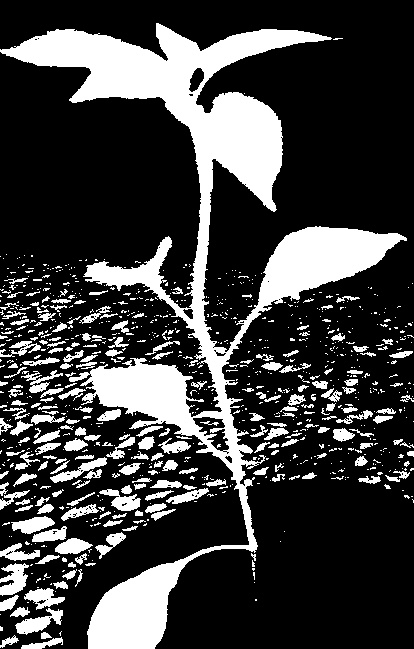

This figure's Python source:
import cv2
import numpy as np
import matplotlib.pyplot as plt
# https://blog.csdn.net/lights_joy/article/details/46291229
box = [23,57,437,706]
src = cv2.imread("image/03.jpg")
src = src[box[1]:box[3], box[0]:box[2]]
h, w, _ = src.shape
# cut = src[2*h//3:h, 0:w]
fsrc = np.array(src, dtype=np.float32) / 255.0
(b, g, r) = cv2.split(fsrc)
gray = 2 * g - b - r
(minVal, maxVal, minLoc, maxLoc) = cv2.minMaxLoc(gray)
gray_u8 = np.array((gray - minVal) / (maxVal - minVal) * 255, dtype=np.uint8)
(thresh, bin_img) = cv2.threshold(np.array(gray_u8, dtype=np.uint8), -1.0, 255, cv2.THRESH_OTSU)
hist = cv2.calcHist([gray], [0], None, [256], [minVal, maxVal])
plt.plot(hist)
# plt.savefig("curve.svg")
plt.show()
contour_img = bin_img.copy()
_, contours, hierarchy = cv2.findContours(contour_img, cv2.RETR_TREE, cv2.CHAIN_APPROX_NONE)
area = []
for j in range(len(contours)):
    area.append(cv2.contourArea(contours[j]))
max_idx = np.argmax(area)
max_area = cv2.contourArea(contours[max_idx])
for k in range(len(contours)):
    if k != max_idx:
        cv2.fillPoly(contour_img, [contours[k]], 0)
# cv2.rectangle(src, (0, 2*h//3), (w, h), (10, 255, 0), 4)
cv2.imshow("origin", bin_img)
# cv2.imwrite("detect.jpg", src)
cv2.imshow("result0", contour_img)
# cv2.imshow("result", max_area)
# cv2.imwrite("segment.jpg", bin_img)
cv2.waitKey(0)
cv2.destroyAllWindows()

